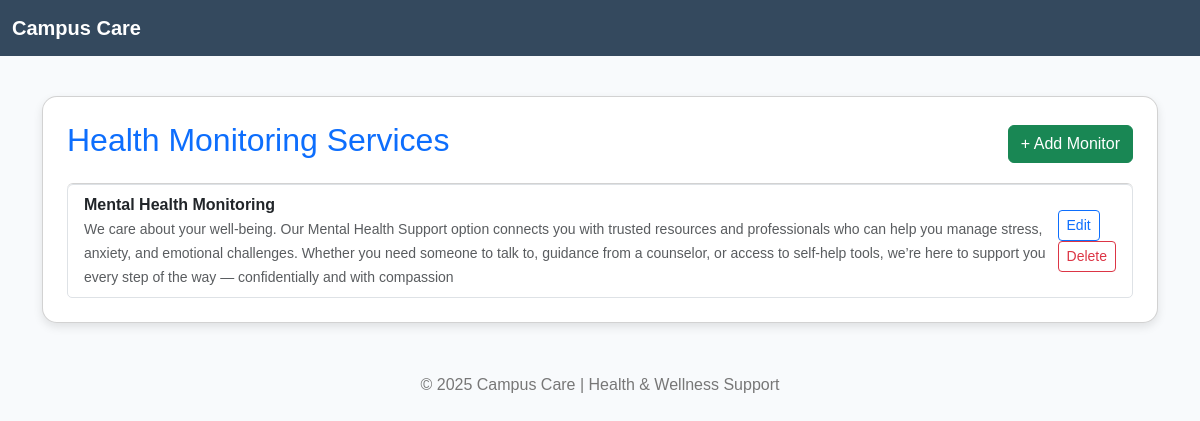
The app's page /health/ with its own data.
### HealthMonitor/models.py (models this page shows, shortened)
class HealthMonitor(models.Model):
    name = models.CharField(max_length=100)
    description = models.TextField(blank=True, null=True)

### HealthMonitor/views.py (the view)
# urls.py: path('', views.list_health_monitor, name='list_health_monitor'),
def list_health_monitor(request):
    monitors = HealthMonitor.objects.all()
    return render(request, 'healthmonitor/list_health_monitor.html', {'monitors': monitors})

### HealthMonitor/templates/HealthMonitor/list_health_monitor.html (shortened to what this page needs)
{% extends 'base.html' %}
{% block content %}
<div class="card p-4">
  <div class="d-flex justify-content-between align-items-center mb-3">
    <h2 class="text-primary">Health Monitoring Services</h2>
    <a href="{% url 'add_health_monitor' %}" class="btn btn-success">+ Add Monitor</a>
  </div>
  {% if monitors %}
    <ul class="list-group">
      {% for m in monitors %}
        <li class="list-group-item d-flex justify-content-between align-items-center">
          <div>
            <strong>{{ m.name }}</strong><br>
            <small class="text-muted">{{ m.description }}</small>
          </div>
          <div>
            <a href="{% url 'update_health_monitor' m.id %}" class="btn btn-outline-primary btn-sm">Edit</a>
            <a href="{% url 'delete_health_monitor' m.id %}" class="btn btn-outline-danger btn-sm">Delete</a>
          </div>
        </li>
      {% endfor %}
    </ul>
  {% else %}
    <p class="text-muted">No monitors added yet. Click “Add Monitor” to begin.</p>
  {% endif %}
</div>
{% endblock %}

### campusapp/templates/base.html (style rules this page uses)
body { background: #f8fafc; font-family: 'Poppins', sans-serif; }
.card { border-radius: 15px; box-shadow: 0 4px 10px rgba(0,0,0,0.1); }

### records on screen
HealthMonitor: name "Mental Health Monitoring", description "We care about your well-being. Our Mental Health Support option connects you with trusted resources and professionals who can help you manage stress, anxiety, and emotional challenges. Whether you need someone to talk to, guidance from a counselor, or access to self-help tools, we’re here to support you every step of the way — confidentially and with compassion"
